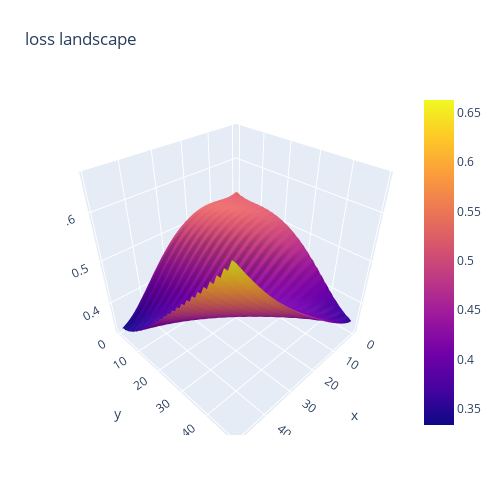

Notebook code cell kept with this figure:
### Code cell
DATASET = 'california'
path_to_config = '/Users/timgritsaev/Desktop/tabular/tabular-hpo/exp/mlp/' + DATASET + '/0-tuning/checkpoint.pt'
path_to_model1 = '/Users/timgritsaev/Desktop/tabular/tabular-hpo/saved_models/optuna_' + DATASET + '_0.pt'
path_to_model2 = '/Users/timgritsaev/Desktop/tabular/tabular-hpo/saved_models/optuna_' + DATASET + '_0-1.pt'
path_to_start_model = '/Users/timgritsaev/Desktop/tabular/tabular-hpo/saved_models/optuna_' + DATASET + '_0-start.pt'
create_all(path_to_config, path_to_model1, path_to_model2, path_to_start_model, steps=50, distance=0.1)

### Figure 1 — Plotly figure (JSON) as saved in the notebook; plotly's stock layout.template omitted (floating-point values rounded to 4 significant figures; data arrays with more than 128 entries replaced by an {"elided": "..."} marker saying what was removed)
{"data": [{"type": "surface", "z": {"elided": "50x50 float values"}}], "layout": {"autosize": false, "height": 500, "margin": {"b": 65, "l": 65, "r": 50, "t": 90}, "title": {"text": "loss landscape"}, "width": 500}}
